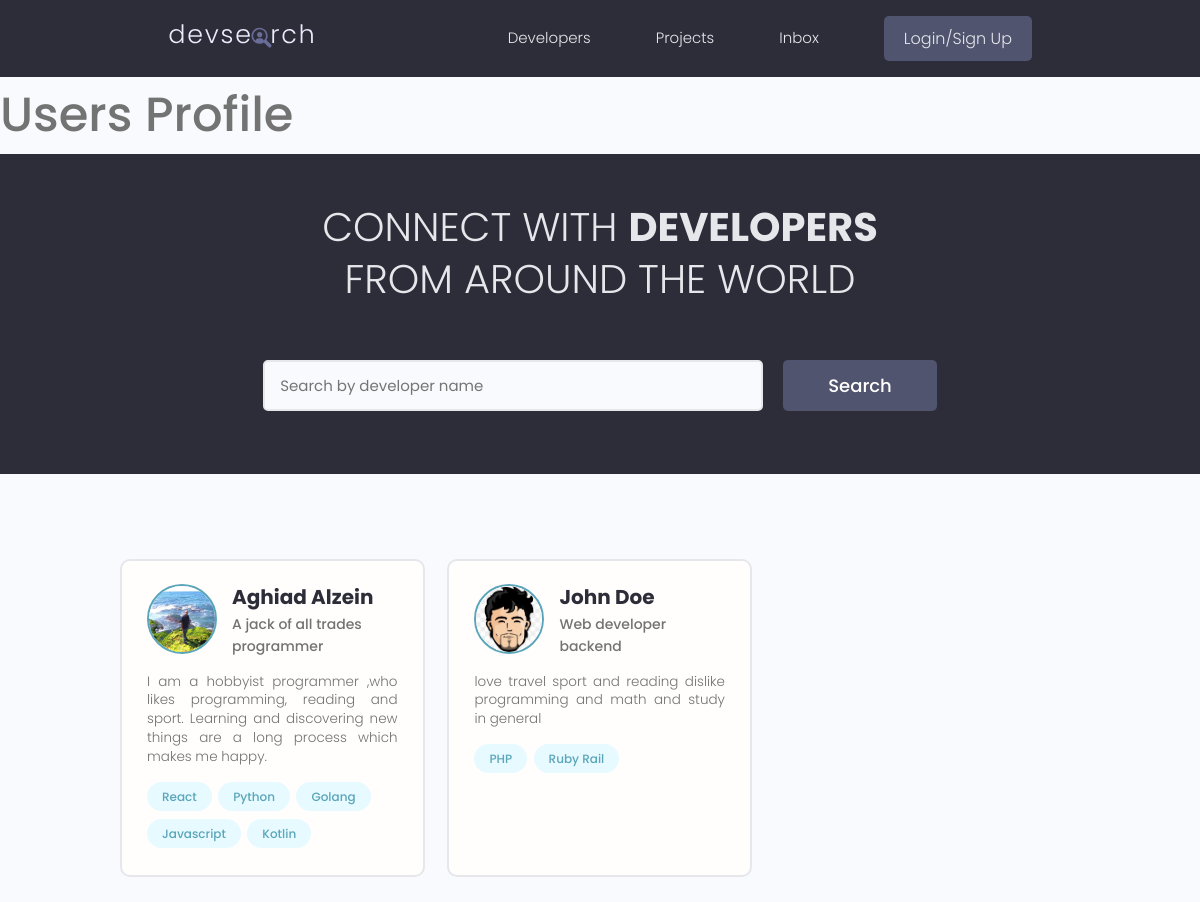
The page / on the database its author committed.
### users/models.py (models this page shows, shortened)
class Profile(models.Model):
    user=models.OneToOneField(User,on_delete=models.CASCADE,null=True,blank=True)
    name=models.CharField(max_length=200,null=True,blank=True)
    email=models.EmailField(max_length=200,null=True,blank=True)
    username=models.CharField(max_length=200,blank=True,null=True)
    location=models.CharField(max_length=200,blank=True,null=True)
    short_intro=models.CharField(max_length=200,null=True,blank=True)
    bio=models.TextField(blank=True,null=True)
    profile_image=models.ImageField(blank=True,null=True,upload_to='profiles/',default='profiles/user-default.png')
    social_github=models.CharField(max_length=200,null=True,blank=True)
    social_twitter=models.CharField(max_length=200,null=True,blank=True)
    social_linkedin=models.CharField(max_length=200,null=True,blank=True)
    social_youtube=models.CharField(max_length=200,null=True,blank=True)
    social_website=models.CharField(max_length=200,null=True,blank=True)
    created=models.DateTimeField(auto_now_add=True)
    id=models.UUIDField(editable=False,primary_key=True,default=uuid.uuid4,unique=True)

class Skill(models.Model):
    owner=models.ForeignKey(
        Profile,on_delete=models.CASCADE,null=True,blank=True)
    name=models.CharField(max_length=200,null=True,blank=True)
    description=models.TextField(null=True,blank=True)
    created=models.DateTimeField(auto_now_add=True)
    id=models.UUIDField(
        default=uuid.uuid4,primary_key=True,unique=True,editable=False)

### users/views.py (the view)
# urls.py: path('',views.profiles,name='profiles'),
def profiles(request):
    profiles=Profile.objects.all()
    context = {'profiles':profiles}
    return render(request,'users/profiles.html',context)

### users/templates/users/profiles.html (shortened to what this page needs)
{% extends 'main.html' %}
{% block content%}
<h1>Users Profile</h1>
<main class="home">
    <section class="hero-section text-center">
      <div class="container container--narrow">
        <div class="hero-section__box">
          <h2>CONNECT WITH <span>DEVELOPERS</span></h2>
          <h2>FROM AROUND THE WORLD</h2>
        </div>
        <div class="hero-section__search">
          <form class="form" action="#" method="get">
            <div class="form__field">
              <input class="input input--text" id="formInput#search" type="text" name="text"
                placeholder="Search by developer name" />
            </div>
            <input class="btn btn--sub btn--lg" type="submit" value="Search" />
          </form>
        </div>
      </div>
    </section>
    <section class="devlist">
      <div class="container">
        <div class="grid grid--three">
            {% for profile in profiles %}
          <div class="column card">
            <div class="dev">
              <a href="{% url 'user-profile' profile.id %}" class="card__body">
                <div class="dev__profile">
                  <img class="avatar avatar--md" src="{{profile.profile_image.url}}" alt="image" />
                  <div class="dev__meta">
                    <h3>{{profile.name}}</h3>
                    <h5>{{profile.short_intro|slice:"60"}}</h5>
                  </div>
                </div>
                <p class="dev__info">{{profile.bio|slice:"150"}}</p>
                <div class="dev__skills">
                    {% for skill in profile.skill_set.all %}
                  <span class="tag tag--pill tag--main">
                    <small>{{skill.name}}</small>
                  </span>
                {% endfor S%}
                </div>
              </a>
            </div>
          </div>
          {% endfor %}
        </div>
      </div>
    </section>
  </main>
{% endblock %}

### static/styles/app.css (style rules this page uses)
:root { --color-sub: #2d2d39; }
.btn--sub { background-color: var(--color-sub-light); }
.card { border: 2px solid var(--color-light); }
img { width: 100%; }
.hero-section { height: 40vh; display: flex; align-items: center; background-color: var(--color-sub); }
.hero-section__box { margin-bottom: 4rem; }
.hero-section__box > h2, .hero-section__box > h2 > span { font-size: 4rem; color: var(--color-light); line-height: 1.3; text-transform: uppercase; }
.hero-section__box > h2 { font-weight: 300; }
.hero-section__box > h2 > span { font-weight: 700; }
.hero-section__search > .form { display: flex; align-items: center; justify-content: center; gap: 2rem; }
.hero-section__search > .form input.input--text { width: 50rem; }
.devlist { margin-top: 8rem; }
.devlist .grid { align-items: stretch; }
.devlist .dev .dev__profile { display: flex; align-items: center; gap: 1.5rem; }
.devlist .dev .dev__meta h3 { color: var(--color-sub); font-size: 2rem; font-weight: 700; }
.devlist .dev .dev__meta h5 { color: var(--color-text); font-size: 1.4rem; font-weight: 500; }
.devlist .dev .dev__info { margin: 1.5rem 0; font-size: 1.35rem; line-height: 1.4; text-align: justify; }

### static/uikit/styles/modules/_variables.css (style rules this page uses)
:root { --color-main: #5aa5b9; --color-main-light: #e6faff; --color-sub: #3f4156; --color-sub-light: #51546e; --color-sub-lighter: #ededfd; --color-text: #737373; --color-gray: #8b8b8b; --color-light: #e5e7eb; --color-light-gray: #767676; --color-bg: #f8fafd; --color-white: #fffefd; --color-white-light: #f3f3f3; --color-success: #359e64; --color-success-bg: #def8e8; --color-error: #fc4b0b; --color-error-bg: #fff2ee; --font-base: 'Poppins', arial, helvetica, 'Segoe UI', roboto, ubuntu, sans-serif; --font-monospace: 'Fira Code', 'Courier New', courier, monospace; --font-regular: 300; --font-medium: 500; --font-bold: 700; --generic-shadow: 1px 1px 5px #00000010; --generic-transition: all 0.3s ease-in-out; }

### static/uikit/styles/modules/_base.css (style rules this page uses)
* { margin: 0; padding: 0; box-sizing: border-box; text-rendering: optimizeLegibility; color: inherit; font-size: inherit; }
html { font-size: 50%; }
@media only screen and (min-width: 480px) { html { font-size: 56.25%; } }
@media only screen and (min-width: 1200px) { html { font-size: 62.5%; } }
body { line-height: 1.6; font-weight: 400; font-size: 1.5rem; color: var(--color-text); background-color: var(--color-bg); min-height: 100vh; }

### static/uikit/styles/modules/_typography.css (style rules this page uses)
* { font-family: var(--font-base); }
h1 { font-size: 4.8rem; font-weight: var(--font-medium); }
h2 { font-size: 3.6rem; font-weight: var(--font-bold); }
h3 { font-size: 3.2rem; font-weight: var(--font-medium); }
h5 { font-size: 2.4rem; font-weight: var(--font-medium); }
h5, h6 { font-weight: var(--font-regular); }
p, span, strong { font-size: 1.6rem; color: var(--color-text); font-weight: var(--font-regular); }
a { padding-bottom: 2px; text-decoration: none; display: inline-block; color: var(--color-main); font-weight: var(--font-medium); }

### static/uikit/styles/modules/_utilities.css (style rules this page uses)
.container { width: 92%; max-width: 165rem; margin: 0 auto; box-sizing: border-box; }
.container--narrow { width: 92%; max-width: 120rem; }
@media screen and (min-width: 1000px) { .container { width: 90%; } }
@media screen and (min-width: 1000px) { .container--narrow { width: 85%; } }
@media screen and (min-width: 1200px) { .container { width: 80%; } }
@media screen and (min-width: 1200px) { .container--narrow { width: 72%; } }
.text-center { text-align: center; }

### static/uikit/styles/modules/_avatar.css (style rules this page uses)
.avatar { border-radius: 50%; border: 2px solid var(--color-main); object-fit: cover; }
.avatar--md { height: 7rem; width: 7rem; }

### static/uikit/styles/modules/_button.css (style rules this page uses)
.btn { display: inline-block; position: relative; cursor: pointer; background-color: var(--color-light); font-weight: var(--font-medium); color: var(--color-sub); text-decoration: none; padding: 1rem 2rem; border-radius: 0.5rem; border: none; width: -webkit-fit-content; width: -moz-fit-content; width: fit-content; height: -webkit-fit-content; height: -moz-fit-content; height: fit-content; font-size: 1.6rem; outline-width: 0; outline-color: transparent; -webkit-backface-visibility: hidden; backface-visibility: hidden; transition: all 0.3s ease-in-out; }
.btn--sub { background-color: var(--color-sub); color: var(--color-white); }
.btn--lg { font-size: 1.8rem; padding: 1.2rem 4.5rem; }

### static/uikit/styles/modules/_card.css (style rules this page uses)
.card { border-radius: 1rem; background-color: var(--color-white); border: 1.5px solid var(--color-light); width: auto; height: auto; margin-top: 0.5rem; margin-bottom: 0.5rem; overflow: hidden; }
.card__body, .card__header { padding: 2rem 2.5rem; }

### rows shown on the page
Profile: profile_image (picture), name "Aghiad Alzein", short_intro "A jack of all trades programmer", bio "I am a hobbyist programmer ,who likes programming, reading and sport. Learning and discovering new things are a long process which makes me happy."
Skill: name "React"
Skill: name "Python"
Skill: name "Golang"
Skill: name "Javascript"
Skill: name "Kotlin"
Profile: profile_image (picture), name "John Doe", short_intro "Web developer backend", bio "love travel sport and reading dislike programming and math and study in general"
Skill: name "PHP"
Skill: name "Ruby Rail"
